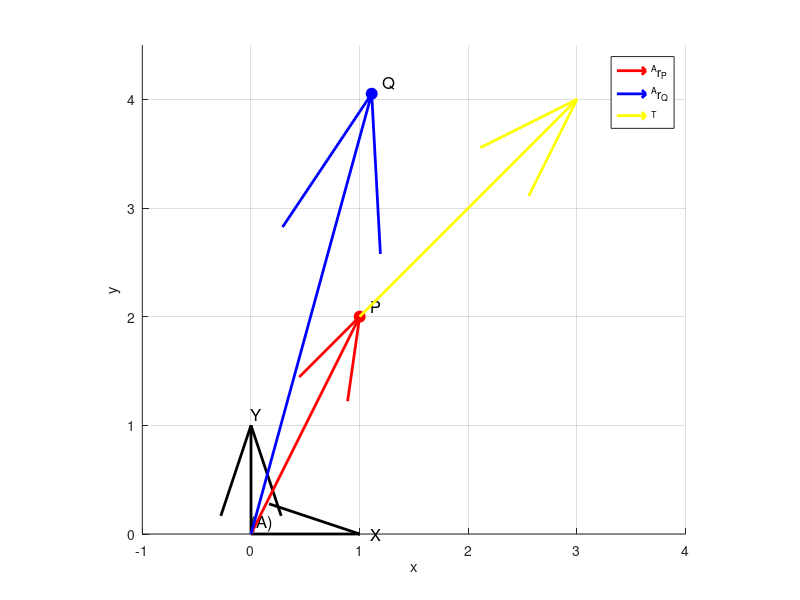
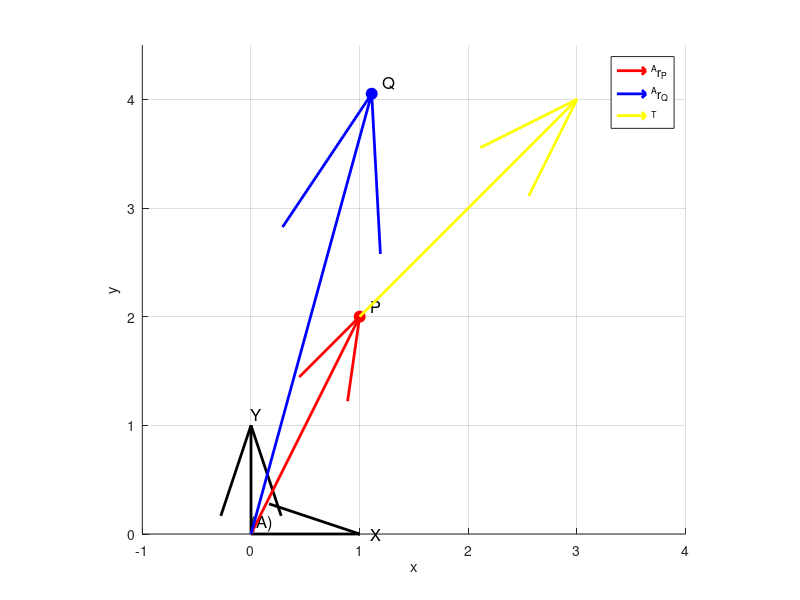

Write the MATLAB code that produced these figures, in order.
%% KOS-Trafo: Rotation+Translation, Inverse Transformation
% Schritt: Kombination von Rotation und Translation, 
% anschliessend inverse Transformation
% Eingangsgrößen: A_r_P = [1; 2; 3], gamma = 50 Grad, T = [2; 2; 0]

%% Eingangsgrößen:
A_r_P = [1; 2; 3; 1]; % Ortsvektor zum Punkt P in KOS A (homogen)
gamma = 50; % Rotationswinkel in Grad um Z-Achse
T = [2; 2; 0]; % Translationsvektor

% SETUP Rotation und Translation
gammaRad = deg2rad(gamma); % Umrechnung in Radiant
R = [cos(gammaRad), -sin(gammaRad), 0;
     sin(gammaRad),  cos(gammaRad), 0;
     0,              0,              1]; % Rotationsmatrix Z-Achse

S = 1; % Skalierungsfaktor
P = [0, 0, 0]; % Perspektiventrafo

% SETUP Homogene Transformationsmatrix
D = zeros(4, 4);
D(1:3, 1:3) = R;
D(1:3, 4) = T;
D(4, 4) = S;
D(4, 1:3) = P;

% CALCULATE KOS-Trafo (Vorwaerts)
A_r_Q = D * A_r_P;

%% Inverse Transformation
% CALCULATE Inverse homogene Transformationsmatrix
D_inv = zeros(4, 4);
D_inv(1:3, 1:3) = R'; % Transponierte Rotationsmatrix
D_inv(1:3, 4) = -R' * T; % Transformierter Translationsvektor
D_inv(4, 4) = S;
D_inv(4, 1:3) = P;

% APPLY Inverse Transformation (von Q zurueck zu P)
A_r_P2 = D_inv * A_r_Q;

%% Ergebnisdarstellung
figure
hold on
grid on
axis equal

% DRAW Koordinatensystem A
quiver(0, 0, 1, 0, 0, 'k', 'LineWidth', 2, 'MaxHeadSize', 0.5)
quiver(0, 0, 0, 1, 0, 'k', 'LineWidth', 2, 'MaxHeadSize', 0.5)
text(0, 0.1, '(A)', 'FontSize', 12)
text(1.1, 0, 'X', 'FontSize', 12)
text(0, 1.1, 'Y', 'FontSize', 12)

% DRAW Ortsvektor zu Punkt P (rot)
h1 = quiver(0, 0, A_r_P(1), A_r_P(2), 0, 'r', 'LineWidth', 2, ...
    'MaxHeadSize', 0.2);
plot(A_r_P(1), A_r_P(2), 'ro', 'MarkerSize', 8, ...
    'MarkerFaceColor', 'r')
text(A_r_P(1) + 0.1, A_r_P(2) + 0.1, 'P', 'FontSize', 12)

% DRAW Ortsvektor zu Punkt Q (blau)
h2 = quiver(0, 0, A_r_Q(1), A_r_Q(2), 0, 'b', 'LineWidth', 2, ...
    'MaxHeadSize', 0.2);
plot(A_r_Q(1), A_r_Q(2), 'bo', 'MarkerSize', 8, ...
    'MarkerFaceColor', 'b')
text(A_r_Q(1) + 0.1, A_r_Q(2) + 0.1, 'Q', 'FontSize', 12)

% DRAW Translationsvektor (gelb)
h3 = quiver(A_r_P(1), A_r_P(2), T(1), T(2), 0, 'y', 'LineWidth', 2, ...
    'MaxHeadSize', 0.2);

% CONFIGURE Achsen
xlabel('x')
ylabel('y')
xlim([-1, 4])
ylim([0, 4.5])
legend([h1, h2, h3], {'^Ar_P', '^Ar_Q', '^T'}, 'Location', 'northeast')

hold off

% OUTPUT Ergebnisse
fprintf('=== Vorwaertstransformation ===\n')
fprintf('Ortsvektor P in KOS A:\n')
disp(A_r_P')
fprintf('Rotationswinkel gamma: %.0f Grad\n', gamma)
fprintf('Translationsvektor T:\n')
disp(T')
fprintf('Ortsvektor Q in KOS A (nach Rotation+Translation):\n')
disp(A_r_Q')

fprintf('\n=== Inverse Transformation ===\n')
fprintf('Ortsvektor P2 (Ruecktransformation von Q):\n')
disp(A_r_P2')
fprintf('Differenz zwischen P und P2 (sollte ~ 0 sein):\n')
disp((A_r_P - A_r_P2)')
fprintf('Verifikation erfolgreich: %.6f\n', norm(A_r_P - A_r_P2))


%% KOS-Trafo: Rotation+Translation, Inverse Transformation
% Schritt: Kombination von Rotation und Translation, 
% anschliessend inverse Transformation
% Eingangsgrößen: A_r_P = [1; 2; 3], gamma = 50 Grad, T = [2; 2; 0]

%% Eingangsgrößen:
A_r_P = [1; 2; 3; 1]; % Ortsvektor zum Punkt P in KOS A (homogen, 4x1)
gamma = 50; % Rotationswinkel um Z-Achse in Grad
T = [2; 2; 0]; % Translationsvektor (3x1)

% SETUP Rotation und Translation
gammaRad = deg2rad(gamma); % Konvertiert Grad in Radiant
R = [cos(gammaRad), -sin(gammaRad), 0;
     sin(gammaRad),  cos(gammaRad), 0;
     0,              0,              1]; % Rotationsmatrix um Z-Achse (3x3)

S = 1; % Skalierungsfaktor (keine Skalierung)
P = [0, 0, 0]; % Perspektiventransformation (1x3, keine Perspektive)

% SETUP Homogene Transformationsmatrix
D = zeros(4, 4); % Initialisiert 4x4-Nullmatrix
D(1:3, 1:3) = R; % Fuellt obere linke 3x3-Matrix mit Rotation
D(1:3, 4) = T; % Fuellt obere rechte 3x1-Spalte mit Translation
D(4, 4) = S; % Fuellt unteres rechtes Element mit Skalierung
D(4, 1:3) = P; % Fuellt untere 1x3-Zeile mit Perspektive

% CALCULATE KOS-Trafo (Vorwaerts)
A_r_Q = D * A_r_P; % Multipliziert Trafo-Matrix mit Vektor P -> Vektor Q

%% Inverse Transformation
% CALCULATE Inverse homogene Transformationsmatrix
D_inv = zeros(4, 4); % Initialisiert 4x4-Nullmatrix fuer Inverse
D_inv(1:3, 1:3) = R'; % Transponierte Rotation (R^T = R^-1 fuer orthogonal)
D_inv(1:3, 4) = -R' * T; % Invertierte Translation (-R^T * T)
D_inv(4, 4) = S; % Skalierungsfaktor bleibt gleich
D_inv(4, 1:3) = P; % Perspektive bleibt gleich

% APPLY Inverse Transformation (von Q zurueck zu P)
A_r_P2 = D_inv * A_r_Q; % Multipliziert inverse Matrix mit Q -> sollte P ergeben

%% Ergebnisdarstellung
figure % Erstellt neues Figure-Fenster
hold on % Haelt Plot aktiv, neue Elemente werden hinzugefuegt
grid on % Aktiviert Gitter im Plot
axis equal % Setzt gleiche Skalierung fuer beide Achsen

% DRAW Koordinatensystem A
quiver(0, 0, 1, 0, 0, 'k', 'LineWidth', 2, 'MaxHeadSize', 0.5)
% quiver: Zeichnet Pfeil von (0,0) nach (1,0), schwarz, Linienbreite 2
quiver(0, 0, 0, 1, 0, 'k', 'LineWidth', 2, 'MaxHeadSize', 0.5)
% quiver: Zeichnet Pfeil von (0,0) nach (0,1), schwarz
text(0, 0.1, '(A)', 'FontSize', 12)
% text: Platziert Text "(A)" bei Position (0, 0.1)
text(1.1, 0, 'X', 'FontSize', 12)
% text: Platziert "X" bei (1.1, 0) zur Beschriftung der X-Achse
text(0, 1.1, 'Y', 'FontSize', 12)
% text: Platziert "Y" bei (0, 1.1) zur Beschriftung der Y-Achse

% DRAW Ortsvektor zu Punkt P (rot)
h1 = quiver(0, 0, A_r_P(1), A_r_P(2), 0, 'r', 'LineWidth', 2, ...
    'MaxHeadSize', 0.2);
% quiver: Zeichnet roten Pfeil vom Ursprung zu P, speichert Handle in h1
plot(A_r_P(1), A_r_P(2), 'ro', 'MarkerSize', 8, ...
    'MarkerFaceColor', 'r')
% plot: Zeichnet roten gefuellten Kreis an Position P
text(A_r_P(1) + 0.1, A_r_P(2) + 0.1, 'P', 'FontSize', 12)
% text: Platziert "P" leicht versetzt von Punkt P

% DRAW Ortsvektor zu Punkt Q (blau)
h2 = quiver(0, 0, A_r_Q(1), A_r_Q(2), 0, 'b', 'LineWidth', 2, ...
    'MaxHeadSize', 0.2);
% quiver: Zeichnet blauen Pfeil vom Ursprung zu Q, speichert Handle in h2
plot(A_r_Q(1), A_r_Q(2), 'bo', 'MarkerSize', 8, ...
    'MarkerFaceColor', 'b')
% plot: Zeichnet blauen gefuellten Kreis an Position Q
text(A_r_Q(1) + 0.1, A_r_Q(2) + 0.1, 'Q', 'FontSize', 12)
% text: Platziert "Q" leicht versetzt von Punkt Q

% DRAW Translationsvektor (gelb)
h3 = quiver(A_r_P(1), A_r_P(2), T(1), T(2), 0, 'y', 'LineWidth', 2, ...
    'MaxHeadSize', 0.2);
% quiver: Zeichnet gelben Pfeil von P um T verschoben, Handle in h3

% CONFIGURE Achsen
xlabel('x') % Beschriftet X-Achse mit "x"
ylabel('y') % Beschriftet Y-Achse mit "y"
xlim([-1, 4]) % Setzt X-Achsen-Grenzen von -1 bis 4
ylim([0, 4.5]) % Setzt Y-Achsen-Grenzen von 0 bis 4.5
legend([h1, h2, h3], {'^Ar_P', '^Ar_Q', '^T'}, 'Location', 'northeast')
% legend: Erstellt Legende mit den drei Handles und Beschriftungen

hold off % Deaktiviert Hold, naechster Plot ueberschreibt diesen
